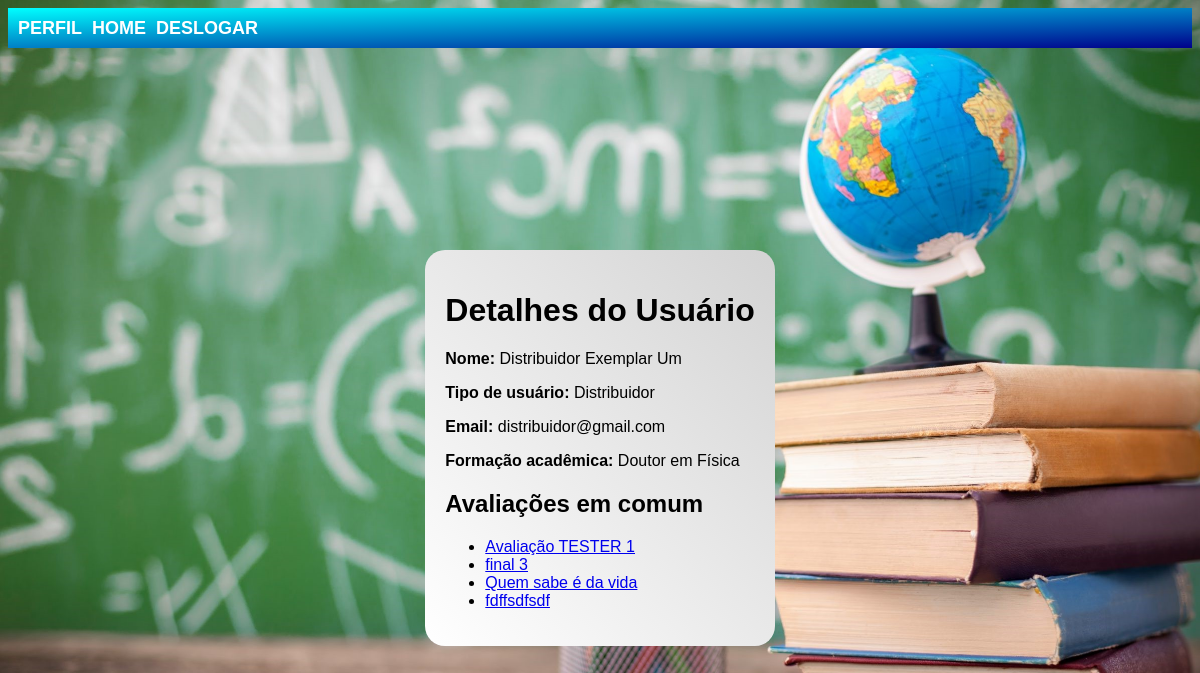
/detalhes_usuario/1/ (signed in), run on an earlier commit of the app's database.
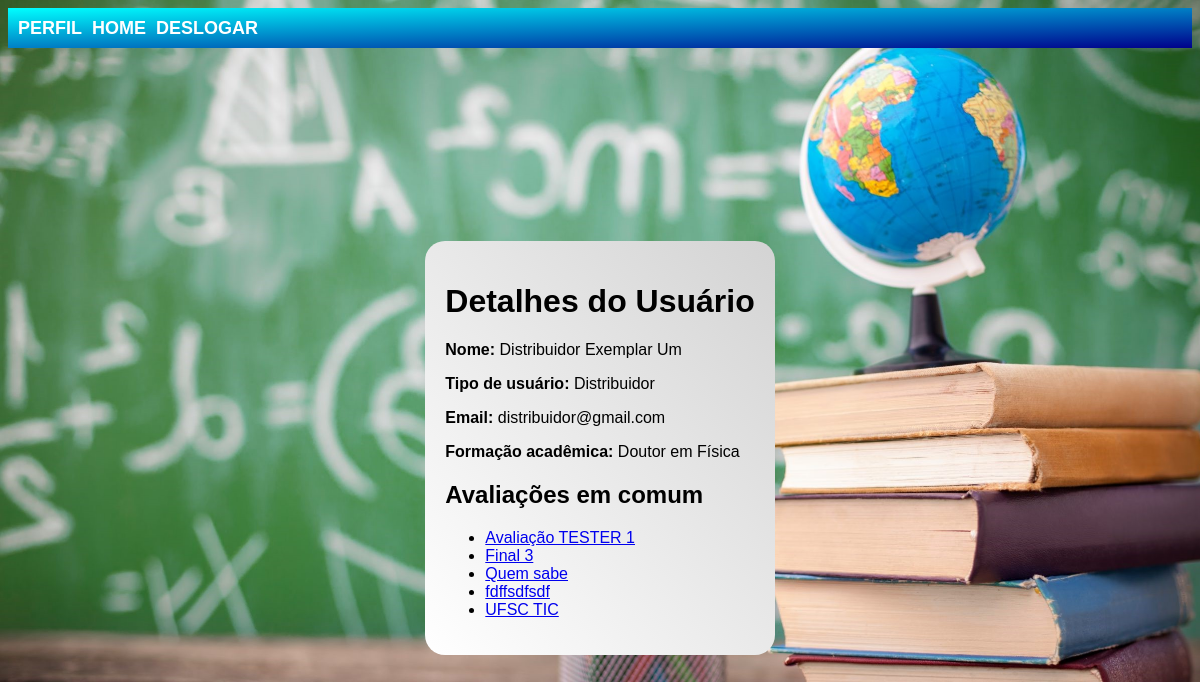
And on a later commit of the database.
### contas/models.py (models this page shows)
class CustomUser(AbstractUser):
    USER_TYPE_CHOICES = (
        ('avaliador', 'Avaliador'),
        ('distribuidor', 'Distribuidor'),
    )
    user_type = models.CharField(max_length=20, choices=USER_TYPE_CHOICES)
    name = models.CharField(max_length=255)
    email = models.EmailField()
    formacao_academica = models.CharField(max_length=255)
    groups = models.ManyToManyField(
        'auth.Group',
        verbose_name='groups',
        blank=True,
        help_text='The groups this user belongs to. A user will get all permissions granted to each of their groups.',
        related_name="customuser_set",
        related_query_name="customuser",
    )
    user_permissions = models.ManyToManyField(
        'auth.Permission',
        verbose_name='user permissions',
        blank=True,
        help_text='Specific permissions for this user.',
        related_name="customuser_set",
        related_query_name="customuser",
    )

### avaliacoes/models.py (models this page shows, shortened)
class Avaliacao(models.Model):
    nome = models.CharField(max_length=255)
    inscricao = models.CharField(max_length=255)
    data_criacao = models.DateTimeField(auto_now_add=True)
    distribuidor = models.ForeignKey(CustomUser, on_delete=models.CASCADE, related_name='avaliacoes_criadas', limit_choices_to={'user_type': 'distribuidor'})
    avaliadores = models.ManyToManyField(CustomUser, related_name='avaliacoes', limit_choices_to={'user_type': 'avaliador'})

### contas/views.py (the view)
# urls.py: path('detalhes_usuario/<int:pk>/', views.detalhes_usuario, name='detalhes_usuario'),
@login_required
def detalhes_usuario(request, pk=None):
    if pk:
        usuario = CustomUser.objects.get(pk=pk)
    else:
        usuario = request.user
    if request.user.user_type in ['distribuidor', 'avaliador']:
        if request.user.user_type == 'distribuidor':
            avaliacoes = Avaliacao.objects.filter(distribuidor=request.user)
            avaliacoes = avaliacoes.filter(avaliadores=usuario)
        else:
            avaliacoes = Avaliacao.objects.filter(avaliadores=request.user)
            avaliacoes = avaliacoes.filter(distribuidor=usuario)
    else:
        avaliacoes = listar_avaliacoes(request)
    return render(request, 'contas/perfil_detalhes.html', {'usuario': usuario, 'avaliacoes': avaliacoes})

### templates/contas/perfil_detalhes.html (shortened to what this page needs)
{% extends 'base.html' %}
{% load static %}
{% block content %}
    <link rel="stylesheet" href="{% static 'css/estilo.css' %}">
    <div class="paglogin-form-container">
        <div class="paglogin-form-box">
            <h1>Detalhes do Usuário</h1>
            <p><strong>Nome:</strong> {{ usuario.name }}</p>
            <p><strong>Tipo de usuário:</strong> {{ usuario.get_user_type_display }}</p>
            <p><strong>Email:</strong> {{ usuario.email }}</p>
            <p><strong>Formação acadêmica:</strong> {{ usuario.formacao_academica }}</p>
            <h2>Avaliações em comum</h2>
            <ul>
                {% for avaliacao in avaliacoes %}
                    {% if request.user.user_type == 'distribuidor' %}
                        <li><a href="{% url 'avaliacoes:distribuidor_detalhes_avaliacao_arquivos' usuario.id avaliacao.id %}">{{ avaliacao.nome }}</a></li>
                    {% elif request.user.user_type == 'avaliador' %}
                        <li><a href="{% url 'avaliacoes:avaliador_detalhes_avaliacao' avaliacao.id %}">{{ avaliacao.nome }}</a></li>
                    {% else %}
                        <li>{{ avaliacao.nome }}</li>
                    {% endif %}
                {% empty %}
                    <li>Nenhuma avaliação encontrada.</li>
                {% endfor %}
            </ul>
        </div>
    </div>
{% endblock %}

### templates/base.html (shortened to what this page needs)
{% load static %}
<!DOCTYPE html>
<html>
<head>
    <link rel="stylesheet" type="text/css" href="{% static 'css/estilo.css' %}">
</head>
<body class="{% if user.is_authenticated %}logado{% endif %} tudoestilo" style="background-image: url(
    {% if user.is_authenticated and user.user_type == 'avaliador' %}
        {% static 'images/fundoavaliador.jpg' %}
    {% elif user.is_authenticated %}
        {% static 'images/fundodistribuidor.jpg' %}
    {% else %}
        {% static 'images/login.jpg' %}
    {% endif %}
); background-size: cover; background-repeat: no-repeat;">
    <header class="base">
        <nav class="base-nav">
            <a class="base-button" href="{% url 'contas:detalhes_usuario' request.user.pk %}">Perfil</a>
            {% if user.is_authenticated %}
                <a class="base-button" href="{% url 'avaliacoes:home' %}">Home</a>
                <a class="base-button" href="{% url 'contas:logout' %}">Deslogar</a>
            {% endif %}
        </nav>
    </header>
    <main>
        {% block content %}
        {% endblock %}
    </main>
</body>
</html>

### static/css/estilo.css (style rules this page uses)
.paglogin-form-container { display: flex; flex-direction: column; justify-content: center; align-items: center; height: 100vh; }
.paglogin-form-box { background: linear-gradient(to top right, white, lightgray); padding: 20px; border-radius: 20px; max-height: 100vh; overflow-y: auto; }
.base-nav { display: flex; justify-content: flex-start; align-items: center; height: 40px; background-image: linear-gradient(to bottom right, #00FFFF, #00008B); color: white; font-size: 18px; font-weight: bold; text-transform: uppercase; text-decoration: none; }
.base-button { color: white; font-size: 18px; font-weight: bold; text-transform: uppercase; text-decoration: none; margin-left: 10px; }
body { font-family: 'abc', sans-serif; }

What changed in the data, as far as the page shows it:
changed Avaliacao: nome "final 3" → "Final 3"
changed Avaliacao: nome "Quem sabe é da vida" → "Quem sabe"
added Avaliacao: nome "UFSC TIC"
